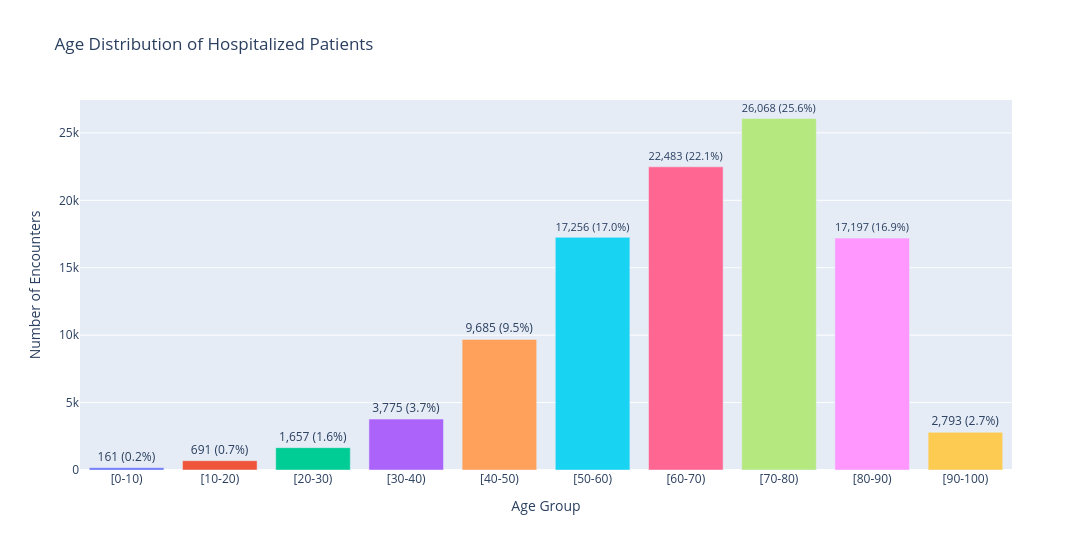

The notebook cell this image was saved under:
### Markdown cell above
#### Age Distribution of Patients
##### *Understanding the age distribution of patients admitted to the hospital and identifying the most frequently represented age groups.

### Code cell
age_counts = (df_analysis["age"].value_counts().reset_index())
age_counts.columns = ["age", "count"]

# Preserve the original age-group order
age_counts = age_counts.sort_values("age")

age_counts["percentage"] = (age_counts["count"] / age_counts["count"].sum()) * 100
age_counts["percentage"] = age_counts["percentage"].round(2)

fig = px.bar(age_counts,x="age",y="count",color="age",text=age_counts.apply(lambda row: f"{row['count']:,} ({row['percentage']:.1f}%)",axis=1),title="Age Distribution of Hospitalized Patients",
labels={"age": "Age Group","count": "Number of Encounters"})
fig.update_traces(textposition="outside")
fig.update_layout(width=1100,height=550,showlegend=False,xaxis_title="Age Group",yaxis_title="Number of Encounters")
fig.show()

### Figure 1 — Plotly figure (JSON) as saved in the notebook; plotly's stock layout.template omitted (floating-point values rounded to 4 significant figures)
{"data": [{"hovertemplate": "Age Group=%{x}<br>Number of Encounters=%{y}<br>text=%{text}<extra></extra>", "legendgroup": "[0-10)", "marker": {"color": "#636efa", "pattern": {"shape": ""}}, "name": "[0-10)", "orientation": "v", "showlegend": true, "text": ["161 (0.2%)"], "textposition": "outside", "type": "bar", "x": ["[0-10)"], "xaxis": "x", "y": [161], "yaxis": "y"}, {"hovertemplate": "Age Group=%{x}<br>Number of Encounters=%{y}<br>text=%{text}<extra></extra>", "legendgroup": "[10-20)", "marker": {"color": "#EF553B", "pattern": {"shape": ""}}, "name": "[10-20)", "orientation": "v", "showlegend": true, "text": ["691 (0.7%)"], "textposition": "outside", "type": "bar", "x": ["[10-20)"], "xaxis": "x", "y": [691], "yaxis": "y"}, {"hovertemplate": "Age Group=%{x}<br>Number of Encounters=%{y}<br>text=%{text}<extra></extra>", "legendgroup": "[20-30)", "marker": {"color": "#00cc96", "pattern": {"shape": ""}}, "name": "[20-30)", "orientation": "v", "showlegend": true, "text": ["1,657 (1.6%)"], "textposition": "outside", "type": "bar", "x": ["[20-30)"], "xaxis": "x", "y": [1657], "yaxis": "y"}, {"hovertemplate": "Age Group=%{x}<br>Number of Encounters=%{y}<br>text=%{text}<extra></extra>", "legendgroup": "[30-40)", "marker": {"color": "#ab63fa", "pattern": {"shape": ""}}, "name": "[30-40)", "orientation": "v", "showlegend": true, "text": ["3,775 (3.7%)"], "textposition": "outside", "type": "bar", "x": ["[30-40)"], "xaxis": "x", "y": [3775], "yaxis": "y"}, {"hovertemplate": "Age Group=%{x}<br>Number of Encounters=%{y}<br>text=%{text}<extra></extra>", "legendgroup": "[40-50)", "marker": {"color": "#FFA15A", "pattern": {"shape": ""}}, "name": "[40-50)", "orientation": "v", "showlegend": true, "text": ["9,685 (9.5%)"], "textposition": "outside", "type": "bar", "x": ["[40-50)"], "xaxis": "x", "y": [9685], "yaxis": "y"}, {"hovertemplate": "Age Group=%{x}<br>Number of Encounters=%{y}<br>text=%{text}<extra></extra>", "legendgroup": "[50-60)", "marker": {"color": "#19d3f3", "pattern": {"shape": ""}}, "name": "[50-60)", "orientation": "v", "showlegend": true, "text": ["17,256 (17.0%)"], "textposition": "outside", "type": "bar", "x": ["[50-60)"], "xaxis": "x", "y": [17256], "yaxis": "y"}, {"hovertemplate": "Age Group=%{x}<br>Number of Encounters=%{y}<br>text=%{text}<extra></extra>", "legendgroup": "[60-70)", "marker": {"color": "#FF6692", "pattern": {"shape": ""}}, "name": "[60-70)", "orientation": "v", "showlegend": true, "text": ["22,483 (22.1%)"], "textposition": "outside", "type": "bar", "x": ["[60-70)"], "xaxis": "x", "y": [22483], "yaxis": "y"}, {"hovertemplate": "Age Group=%{x}<br>Number of Encounters=%{y}<br>text=%{text}<extra></extra>", "legendgroup": "[70-80)", "marker": {"color": "#B6E880", "pattern": {"shape": ""}}, "name": "[70-80)", "orientation": "v", "showlegend": true, "text": ["26,068 (25.6%)"], "textposition": "outside", "type": "bar", "x": ["[70-80)"], "xaxis": "x", "y": [26068], "yaxis": "y"}, {"hovertemplate": "Age Group=%{x}<br>Number of Encounters=%{y}<br>text=%{text}<extra></extra>", "legendgroup": "[80-90)", "marker": {"color": "#FF97FF", "pattern": {"shape": ""}}, "name": "[80-90)", "orientation": "v", "showlegend": true, "text": ["17,197 (16.9%)"], "textposition": "outside", "type": "bar", "x": ["[80-90)"], "xaxis": "x", "y": [17197], "yaxis": "y"}, {"hovertemplate": "Age Group=%{x}<br>Number of Encounters=%{y}<br>text=%{text}<extra></extra>", "legendgroup": "[90-100)", "marker": {"color": "#FECB52", "pattern": {"shape": ""}}, "name": "[90-100)", "orientation": "v", "showlegend": true, "text": ["2,793 (2.7%)"], "textposition": "outside", "type": "bar", "x": ["[90-100)"], "xaxis": "x", "y": [2793], "yaxis": "y"}], "layout": {"barmode": "relative", "height": 550, "legend": {"title": {"text": "Age Group"}, "tracegroupgap": 0}, "showlegend": false, "title": {"text": "Age Distribution of Hospitalized Patients"}, "width": 1100, "xaxis": {"anchor": "y", "categoryarray": ["[0-10)", "[10-20)", "[20-30)", "[30-40)", "[40-50)", "[50-60)", "[60-70)", "[70-80)", "[80-90)", "[90-100)"], "categoryorder": "array", "domain": [0, 1], "title": {"text": "Age Group"}}, "yaxis": {"anchor": "x", "domain": [0, 1], "title": {"text": "Number of Encounters"}}}}
